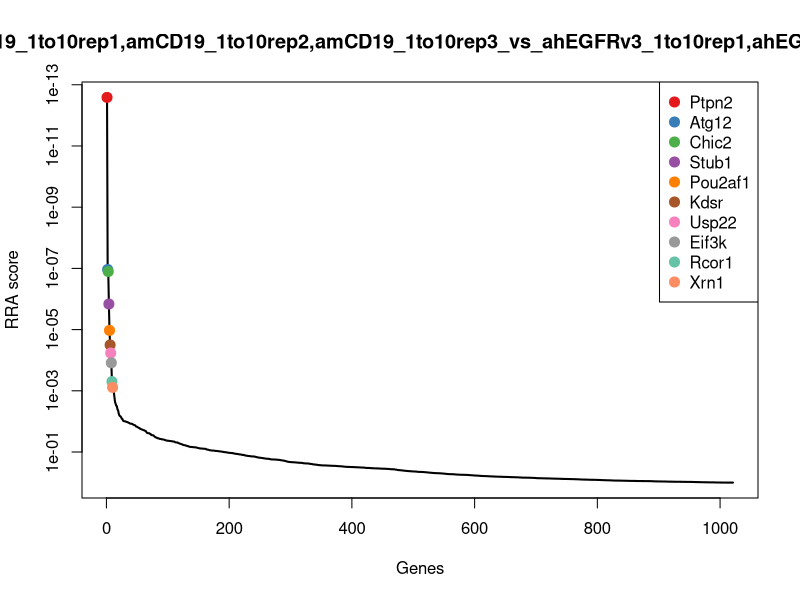
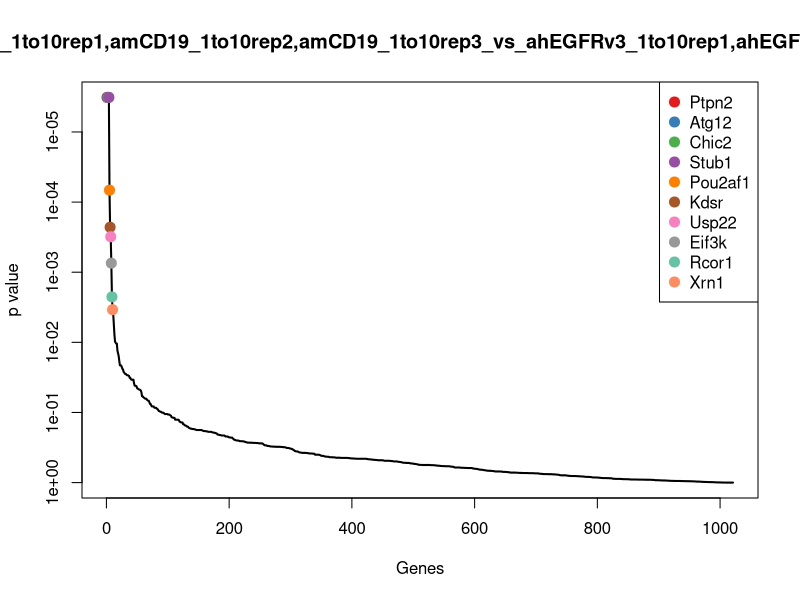
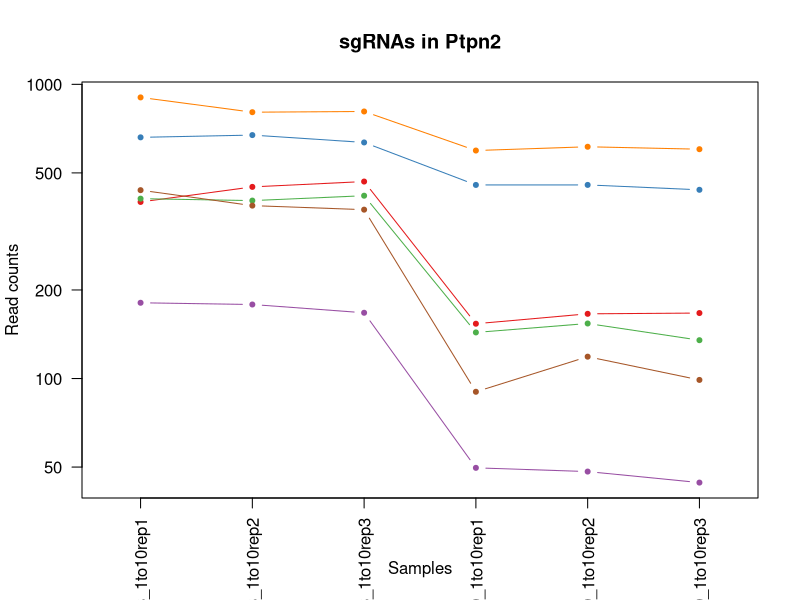
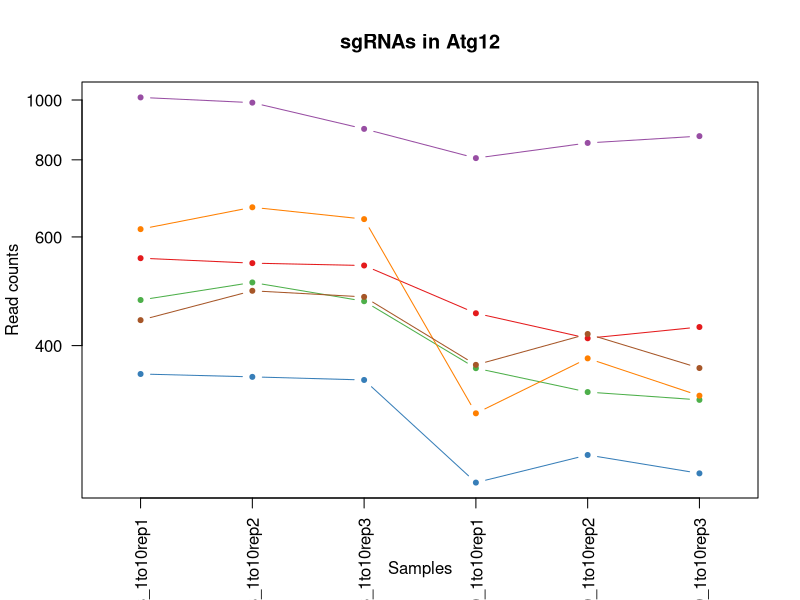
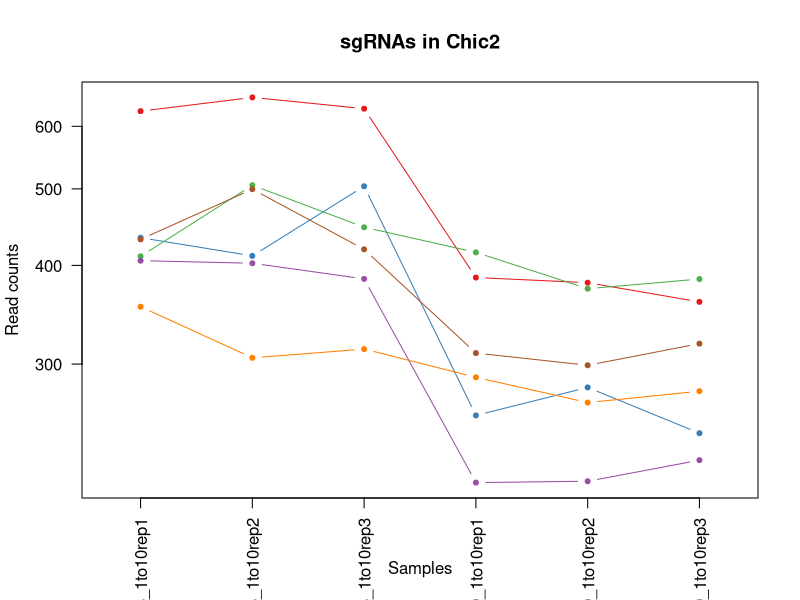
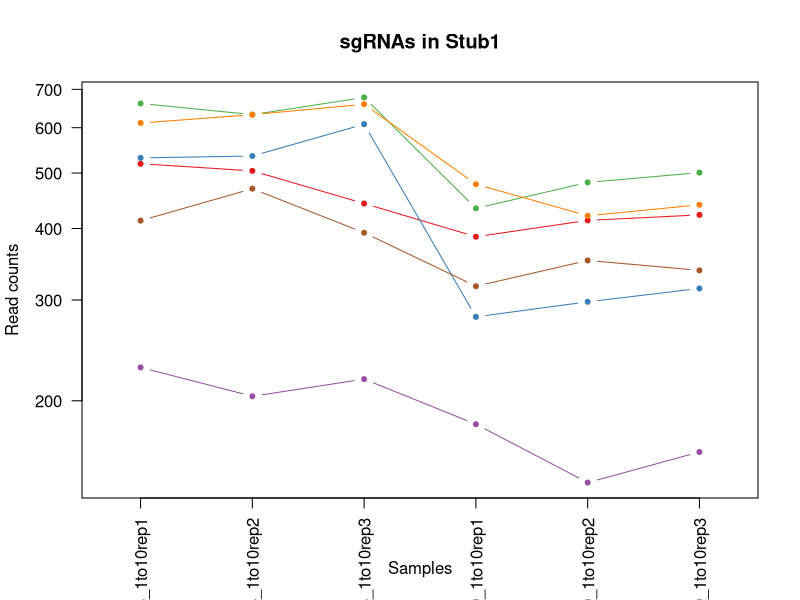
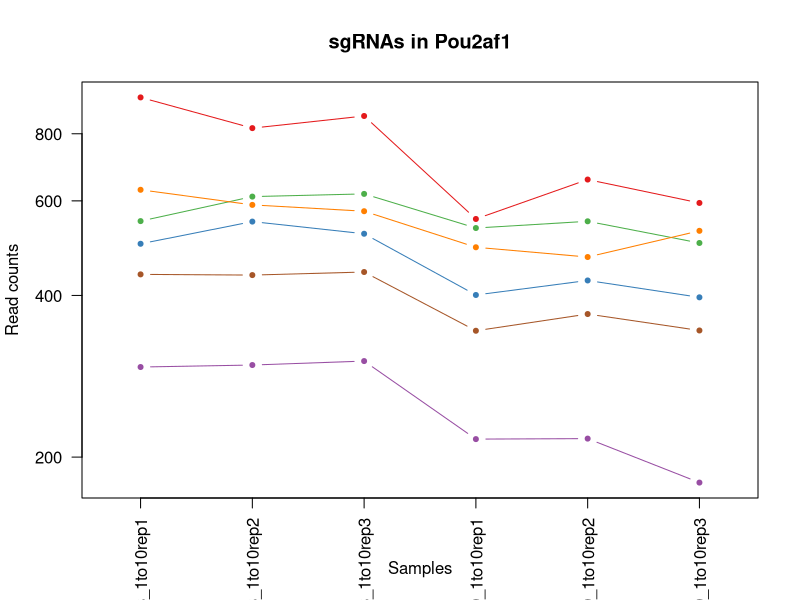
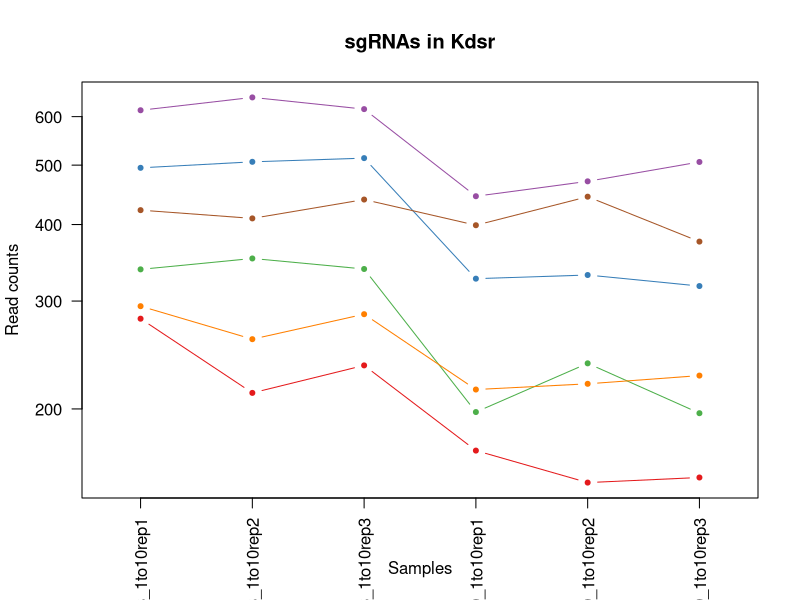

Write R code to recreate these figures, in order. (Note: this script raises an error after producing the figures.)
pdf(file='cd19_1to10_v_egfr_1to10.pdf',width=4.5,height=4.5);
gstable=read.table('cd19_1to10_v_egfr_1to10.gene_summary.txt',header=T)
# 
#
# parameters
# Do not modify the variables beginning with "__"

# gstablename='__GENE_SUMMARY_FILE__'
startindex=3
# outputfile='__OUTPUT_FILE__'
targetgenelist=c("Ptpn2","Atg12","Chic2","Stub1","Pou2af1","Kdsr","Usp22","Eif3k","Rcor1","Xrn1")
# samplelabel=sub('.\\w+.\\w+$','',colnames(gstable)[startindex]);
samplelabel='amCD19_1to10rep1,amCD19_1to10rep2,amCD19_1to10rep3_vs_ahEGFRv3_1to10rep1,ahEGFRv3_1to10rep2,ahEGFRv3_1to10rep3 neg.'


# You need to write some codes in front of this code:
# gstable=read.table(gstablename,header=T)
# pdf(file=outputfile,width=6,height=6)


# set up color using RColorBrewer
#library(RColorBrewer)
#colors <- brewer.pal(length(targetgenelist), "Set1")

colors=c( "#E41A1C", "#377EB8", "#4DAF4A", "#984EA3", "#FF7F00",  "#A65628", "#F781BF",
          "#999999", "#66C2A5", "#FC8D62", "#8DA0CB", "#E78AC3", "#A6D854", "#FFD92F", "#E5C494", "#B3B3B3", 
          "#8DD3C7", "#FFFFB3", "#BEBADA", "#FB8072", "#80B1D3", "#FDB462", "#B3DE69", "#FCCDE5",
          "#D9D9D9", "#BC80BD", "#CCEBC5", "#FFED6F")

######
# function definition

plotrankedvalues<-function(val, tglist, ...){
  
  plot(val,log='y',ylim=c(max(val),min(val)),type='l',lwd=2, ...)
  if(length(tglist)>0){
    for(i in 1:length(tglist)){
      targetgene=tglist[i];
      tx=which(names(val)==targetgene);ty=val[targetgene];
      points(tx,ty,col=colors[(i %% length(colors)) ],cex=2,pch=20)
      # text(tx+50,ty,targetgene,col=colors[i])
    }
    legend('topright',tglist,pch=20,pt.cex = 2,cex=1,col=colors)
  }
}



plotrandvalues<-function(val,targetgenelist, ...){
  # choose the one with the best distance distribution
  
  mindiffvalue=0;
  randval=val;
  for(i in 1:20){
    randval0=sample(val)
    vindex=sort(which(names(randval0) %in% targetgenelist))
    if(max(vindex)>0.9*length(val)){
      # print('pass...')
      next;
    }
    mindiffind=min(diff(vindex));
    if (mindiffind > mindiffvalue){
      mindiffvalue=mindiffind;
      randval=randval0;
      # print(paste('Diff: ',mindiffvalue))
    }
  }
  plot(randval,log='y',ylim=c(max(randval),min(randval)),pch=20,col='grey', ...)
  
  if(length(targetgenelist)>0){
    for(i in 1:length(targetgenelist)){
      targetgene=targetgenelist[i];
      tx=which(names(randval)==targetgene);ty=randval[targetgene];
      points(tx,ty,col=colors[(i %% length(colors)) ],cex=2,pch=20)
      text(tx+50,ty,targetgene,col=colors[i])
    }
  }
  
}




# set.seed(1235)



pvec=gstable[,startindex]
names(pvec)=gstable[,'id']
pvec=sort(pvec);

plotrankedvalues(pvec,targetgenelist,xlab='Genes',ylab='RRA score',main=paste('Distribution of RRA scores in \\n',samplelabel))

# plotrandvalues(pvec,targetgenelist,xlab='Genes',ylab='RRA score',main=paste('Distribution of RRA scores in \\n',samplelabel))


pvec=gstable[,startindex+1]
names(pvec)=gstable[,'id']
pvec=sort(pvec);

plotrankedvalues(pvec,targetgenelist,xlab='Genes',ylab='p value',main=paste('Distribution of p values in \\n',samplelabel))

# plotrandvalues(pvec,targetgenelist,xlab='Genes',ylab='p value',main=paste('Distribution of p values in \\n',samplelabel))



# you need to write after this code:
# dev.off()






# parameters
# Do not modify the variables beginning with "__"
targetmat=list(c(397.27172792099617,447.0967353140268,466.23283579260584,152.55333265197476,164.9243806518978,165.93050897102202),c(659.3462709474124,671.1300235082571,633.4998737883036,453.98401403659955,454.09179472822524,436.9846944330021),c(407.6715113744254,401.5142048156336,417.2062901731772,142.44437687383186,152.8299260707586,133.98115631200537),c(179.91625374432547,177.48091662140325,166.30573317963052,48.70678693105218,47.27832245354403,43.28621973157097),c(901.6612254123132,803.0284096312672,807.496045496472,594.5903989507691,612.4192001540471,600.8539548453779),c(435.7509266986843,385.99674762469124,373.9475734501519,89.1426100436238,117.64605819835376,97.90930653569623))
targetgene="Ptpn2"
collabel=c("ahEGFRv3_1to10rep1","ahEGFRv3_1to10rep2","ahEGFRv3_1to10rep3","amCD19_1to10rep1","amCD19_1to10rep2","amCD19_1to10rep3")

# set up color using RColorBrewer
#library(RColorBrewer)
#colors <- brewer.pal(length(targetgenelist), "Set1")

colors=c( "#E41A1C", "#377EB8", "#4DAF4A", "#984EA3", "#FF7F00",  "#A65628", "#F781BF",
          "#999999", "#66C2A5", "#FC8D62", "#8DA0CB", "#E78AC3", "#A6D854", "#FFD92F", "#E5C494", "#B3B3B3", 
          "#8DD3C7", "#FFFFB3", "#BEBADA", "#FB8072", "#80B1D3", "#FDB462", "#B3DE69", "#FCCDE5",
          "#D9D9D9", "#BC80BD", "#CCEBC5", "#FFED6F")


## code

targetmatvec=unlist(targetmat)+1
yrange=range(targetmatvec[targetmatvec>0]);
# yrange[1]=1; # set the minimum value to 1
for(i in 1:length(targetmat)){
  vali=targetmat[[i]]+1;
  if(i==1){
    plot(1:length(vali),vali,type='b',las=1,pch=20,main=paste('sgRNAs in',targetgene),ylab='Read counts',xlab='Samples',xlim=c(0.7,length(vali)+0.3),ylim = yrange,col=colors[(i %% length(colors))],xaxt='n',log='y')
    axis(1,at=1:length(vali),labels=(collabel),las=2)
    # lines(0:100,rep(1,101),col='black');
  }else{
    lines(1:length(vali),vali,type='b',pch=20,col=colors[(i %% length(colors))])
  }
}




# parameters
# Do not modify the variables beginning with "__"
targetmat=list(c(553.2684797224344,543.1110016829826,538.3306969976479,450.3080301172749,410.11195988771914,427.70907591909406),c(358.79252914330806,354.9618332428065,350.8762578645384,238.93895475610503,264.9785049140491,247.34982703754835),c(473.19014713102945,505.28719978006063,471.039359872942,366.6793959526381,335.34624065885885,325.6772722661053),c(1008.7789949826342,989.2378959225755,896.8973933907242,804.1214823522765,851.0098041637925,872.9387645866811),c(616.7071587883527,669.1903413593893,640.2290075007742,309.7016452031054,380.42557137037755,330.83039366272095),c(438.87086173471306,489.76974258911827,478.7297984014798,371.274375851794,416.70893511379506,366.9022434390301))
targetgene="Atg12"
collabel=c("ahEGFRv3_1to10rep1","ahEGFRv3_1to10rep2","ahEGFRv3_1to10rep3","amCD19_1to10rep1","amCD19_1to10rep2","amCD19_1to10rep3")

# set up color using RColorBrewer
#library(RColorBrewer)
#colors <- brewer.pal(length(targetgenelist), "Set1")

colors=c( "#E41A1C", "#377EB8", "#4DAF4A", "#984EA3", "#FF7F00",  "#A65628", "#F781BF",
          "#999999", "#66C2A5", "#FC8D62", "#8DA0CB", "#E78AC3", "#A6D854", "#FFD92F", "#E5C494", "#B3B3B3", 
          "#8DD3C7", "#FFFFB3", "#BEBADA", "#FB8072", "#80B1D3", "#FDB462", "#B3DE69", "#FCCDE5",
          "#D9D9D9", "#BC80BD", "#CCEBC5", "#FFED6F")


## code

targetmatvec=unlist(targetmat)+1
yrange=range(targetmatvec[targetmatvec>0]);
# yrange[1]=1; # set the minimum value to 1
for(i in 1:length(targetmat)){
  vali=targetmat[[i]]+1;
  if(i==1){
    plot(1:length(vali),vali,type='b',las=1,pch=20,main=paste('sgRNAs in',targetgene),ylab='Read counts',xlab='Samples',xlim=c(0.7,length(vali)+0.3),ylim = yrange,col=colors[(i %% length(colors))],xaxt='n',log='y')
    axis(1,at=1:length(vali),labels=(collabel),las=2)
    # lines(0:100,rep(1,101),col='black');
  }else{
    lines(1:length(vali),vali,type='b',pch=20,col=colors[(i %% length(colors))])
  }
}




# parameters
# Do not modify the variables beginning with "__"
targetmat=list(c(626.066963896439,651.7332020195792,630.6159593401019,385.05931554926156,379.3260754993649,358.6572492044451),c(432.6309916626555,410.2427744855387,502.76241880316053,257.31887435272847,279.27195123721356,244.25795419957902),c(409.7514680651112,504.3173587056267,446.045434655194,414.4671869038591,372.72910027328896,383.39223190819996),c(404.5515763383966,401.5142048156336,383.56062161082417,211.36907536116985,212.20270310544183,225.70671717176288),c(353.59263741659345,304.53009737224386,312.4240652218493,287.6457416871572,267.1774966560744,276.20730685859564),c(430.55103497196967,498.49831225902335,418.1675949892444,308.7826492232742,297.9633810444287,317.4322780315204))
targetgene="Chic2"
collabel=c("ahEGFRv3_1to10rep1","ahEGFRv3_1to10rep2","ahEGFRv3_1to10rep3","amCD19_1to10rep1","amCD19_1to10rep2","amCD19_1to10rep3")

# set up color using RColorBrewer
#library(RColorBrewer)
#colors <- brewer.pal(length(targetgenelist), "Set1")

colors=c( "#E41A1C", "#377EB8", "#4DAF4A", "#984EA3", "#FF7F00",  "#A65628", "#F781BF",
          "#999999", "#66C2A5", "#FC8D62", "#8DA0CB", "#E78AC3", "#A6D854", "#FFD92F", "#E5C494", "#B3B3B3", 
          "#8DD3C7", "#FFFFB3", "#BEBADA", "#FB8072", "#80B1D3", "#FDB462", "#B3DE69", "#FCCDE5",
          "#D9D9D9", "#BC80BD", "#CCEBC5", "#FFED6F")


## code

targetmatvec=unlist(targetmat)+1
yrange=range(targetmatvec[targetmatvec>0]);
# yrange[1]=1; # set the minimum value to 1
for(i in 1:length(targetmat)){
  vali=targetmat[[i]]+1;
  if(i==1){
    plot(1:length(vali),vali,type='b',las=1,pch=20,main=paste('sgRNAs in',targetgene),ylab='Read counts',xlab='Samples',xlim=c(0.7,length(vali)+0.3),ylim = yrange,col=colors[(i %% length(colors))],xaxt='n',log='y')
    axis(1,at=1:length(vali),labels=(collabel),las=2)
    # lines(0:100,rep(1,101),col='black');
  }else{
    lines(1:length(vali),vali,type='b',pch=20,col=colors[(i %% length(colors))])
  }
}




# parameters
# Do not modify the variables beginning with "__"
targetmat=list(c(517.9092159807751,503.34751763119283,441.23891057485787,385.97831152909276,412.31095162974447,421.52533024315534),c(530.3889561248901,534.3824320130775,607.5446437544884,279.37477786867663,296.863885173416,313.30978091422793),c(660.3862492927555,631.3665394564673,676.7585905113289,432.8471065004826,480.4796956325289,499.85277547171233),c(227.7552576300999,202.69678455668458,217.25488843119365,181.04220802674112,142.93446323164474,161.80801185372957),c(610.4672887162951,631.3665394564673,658.4937990060515,476.9589135323789,420.007422726833,439.04594299164836),c(411.83142475579706,468.4332389515725,392.2123649554292,316.13461706192356,350.73918285303597,337.0141393386596))
targetgene="Stub1"
collabel=c("ahEGFRv3_1to10rep1","ahEGFRv3_1to10rep2","ahEGFRv3_1to10rep3","amCD19_1to10rep1","amCD19_1to10rep2","amCD19_1to10rep3")

# set up color using RColorBrewer
#library(RColorBrewer)
#colors <- brewer.pal(length(targetgenelist), "Set1")

colors=c( "#E41A1C", "#377EB8", "#4DAF4A", "#984EA3", "#FF7F00",  "#A65628", "#F781BF",
          "#999999", "#66C2A5", "#FC8D62", "#8DA0CB", "#E78AC3", "#A6D854", "#FFD92F", "#E5C494", "#B3B3B3", 
          "#8DD3C7", "#FFFFB3", "#BEBADA", "#FB8072", "#80B1D3", "#FDB462", "#B3DE69", "#FCCDE5",
          "#D9D9D9", "#BC80BD", "#CCEBC5", "#FFED6F")


## code

targetmatvec=unlist(targetmat)+1
yrange=range(targetmatvec[targetmatvec>0]);
# yrange[1]=1; # set the minimum value to 1
for(i in 1:length(targetmat)){
  vali=targetmat[[i]]+1;
  if(i==1){
    plot(1:length(vali),vali,type='b',las=1,pch=20,main=paste('sgRNAs in',targetgene),ylab='Read counts',xlab='Samples',xlim=c(0.7,length(vali)+0.3),ylim = yrange,col=colors[(i %% length(colors))],xaxt='n',log='y')
    axis(1,at=1:length(vali),labels=(collabel),las=2)
    # lines(0:100,rep(1,101),col='black');
  }else{
    lines(1:length(vali),vali,type='b',pch=20,col=colors[(i %% length(colors))])
  }
}




# parameters
# Do not modify the variables beginning with "__"
targetmat=list(c(933.9005541179439,818.5458668222095,862.290420012304,554.1545758381974,656.3990349945532,593.6395848901161),c(498.14962741925956,547.9602070551521,520.0659054923706,399.7632512265603,425.50490208189626,395.7597232600774),c(549.1085663410628,610.0300358189215,617.1576919151607,533.0176683020804,548.6484396353133,499.85277547171233),c(293.27389338670395,295.8015277023388,300.8884074290425,215.04505928049454,215.50119071847976,178.29800032289944),c(628.1469205871248,588.6935321813759,572.9376703760682,490.7438532298465,470.584232793415,526.6490067341134),c(436.79090504402717,435.45864242082,441.23891057485787,342.7855004770276,368.33111678923837,343.19788501459834))
targetgene="Pou2af1"
collabel=c("ahEGFRv3_1to10rep1","ahEGFRv3_1to10rep2","ahEGFRv3_1to10rep3","amCD19_1to10rep1","amCD19_1to10rep2","amCD19_1to10rep3")

# set up color using RColorBrewer
#library(RColorBrewer)
#colors <- brewer.pal(length(targetgenelist), "Set1")

colors=c( "#E41A1C", "#377EB8", "#4DAF4A", "#984EA3", "#FF7F00",  "#A65628", "#F781BF",
          "#999999", "#66C2A5", "#FC8D62", "#8DA0CB", "#E78AC3", "#A6D854", "#FFD92F", "#E5C494", "#B3B3B3", 
          "#8DD3C7", "#FFFFB3", "#BEBADA", "#FB8072", "#80B1D3", "#FDB462", "#B3DE69", "#FCCDE5",
          "#D9D9D9", "#BC80BD", "#CCEBC5", "#FFED6F")


## code

targetmatvec=unlist(targetmat)+1
yrange=range(targetmatvec[targetmatvec>0]);
# yrange[1]=1; # set the minimum value to 1
for(i in 1:length(targetmat)){
  vali=targetmat[[i]]+1;
  if(i==1){
    plot(1:length(vali),vali,type='b',las=1,pch=20,main=paste('sgRNAs in',targetgene),ylab='Read counts',xlab='Samples',xlim=c(0.7,length(vali)+0.3),ylim = yrange,col=colors[(i %% length(colors))],xaxt='n',log='y')
    axis(1,at=1:length(vali),labels=(collabel),las=2)
    # lines(0:100,rep(1,101),col='black');
  }else{
    lines(1:length(vali),vali,type='b',pch=20,col=colors[(i %% length(colors))])
  }
}




# parameters
# Do not modify the variables beginning with "__"
targetmat=list(c(279.754174897246,211.42535422658966,234.55837512040375,170.01425626876704,150.6309343287333,153.5630176191446),c(493.9897140378879,505.28719978006063,512.3754669638328,325.3245768602353,329.8487613037956,316.40165375219726),c(336.95298389110667,351.0824689450709,337.4179904395972,196.66513968387108,236.39161226772015,195.81861307139246),c(613.5872237523239,643.9744734241079,616.1963870990935,443.87505825845665,469.48473692240236,505.0058968683279),c(293.27389338670395,258.94756687385063,284.54622555589964,214.12606330066336,218.79967833151773,225.70671717176288),c(421.19122986388334,408.3030923366709,438.3549961266562,397.925259266898,443.0968360180987,374.1166133942919))
targetgene="Kdsr"
collabel=c("ahEGFRv3_1to10rep1","ahEGFRv3_1to10rep2","ahEGFRv3_1to10rep3","amCD19_1to10rep1","amCD19_1to10rep2","amCD19_1to10rep3")

# set up color using RColorBrewer
#library(RColorBrewer)
#colors <- brewer.pal(length(targetgenelist), "Set1")

colors=c( "#E41A1C", "#377EB8", "#4DAF4A", "#984EA3", "#FF7F00",  "#A65628", "#F781BF",
          "#999999", "#66C2A5", "#FC8D62", "#8DA0CB", "#E78AC3", "#A6D854", "#FFD92F", "#E5C494", "#B3B3B3", 
          "#8DD3C7", "#FFFFB3", "#BEBADA", "#FB8072", "#80B1D3", "#FDB462", "#B3DE69", "#FCCDE5",
          "#D9D9D9", "#BC80BD", "#CCEBC5", "#FFED6F")


## code

targetmatvec=unlist(targetmat)+1
yrange=range(targetmatvec[targetmatvec>0]);
# yrange[1]=1; # set the minimum value to 1
for(i in 1:length(targetmat)){
  vali=targetmat[[i]]+1;
  if(i==1){
    plot(1:length(vali),vali,type='b',las=1,pch=20,main=paste('sgRNAs in',targetgene),ylab='Read counts',xlab='Samples',xlim=c(0.7,length(vali)+0.3),ylim = yrange,col=colors[(i %% length(colors))],xaxt='n',log='y')
    axis(1,at=1:length(vali),labels=(collabel),las=2)
    # lines(0:100,rep(1,101),col='black');
  }else{
    lines(1:length(vali),vali,type='b',pch=20,col=colors[(i %% length(colors))])
  }
}




# parameters
# Do not modify the variables beginning with "__"
targetmat=list(c(375.4321826687948,378.23801902922,384.5219264268914,395.16827132740445,361.7341415631625,408.1272146119548),c(625.026985551096,675.0093878059927,665.2229327185221,537.6126482012363,511.26558002088314,533.8633766893752),c(462.7903636776002,475.22212647260983,558.5180981350597,381.3833316299369,329.8487613037956,363.8103706010607),c(375.4321826687948,375.32849580591835,406.63193719643766,356.5704401744952,306.75934801252987,305.06478667964296),c(434.71094835334134,403.4538869645014,418.1675949892444,272.94180600985845,280.3714471082262,276.20730685859564),c(314.0734602935624,316.1681902654506,312.4240652218493,185.637187925897,163.82488478088513,174.17550320560696))
targetgene="Usp22"
collabel=c("ahEGFRv3_1to10rep1","ahEGFRv3_1to10rep2","ahEGFRv3_1to10rep3","amCD19_1to10rep1","amCD19_1to10rep2","amCD19_1to10rep3")

# set up color using RColorBrewer
#library(RColorBrewer)
#colors <- brewer.pal(length(targetgenelist), "Set1")

colors=c( "#E41A1C", "#377EB8", "#4DAF4A", "#984EA3", "#FF7F00",  "#A65628", "#F781BF",
          "#999999", "#66C2A5", "#FC8D62", "#8DA0CB", "#E78AC3", "#A6D854", "#FFD92F", "#E5C494", "#B3B3B3", 
          "#8DD3C7", "#FFFFB3", "#BEBADA", "#FB8072", "#80B1D3", "#FDB462", "#B3DE69", "#FCCDE5",
          "#D9D9D9", "#BC80BD", "#CCEBC5", "#FFED6F")


## code

targetmatvec=unlist(targetmat)+1
yrange=range(targetmatvec[targetmatvec>0]);
# yrange[1]=1; # set the minimum value to 1
for(i in 1:length(targetmat)){
  vali=targetmat[[i]]+1;
  if(i==1){
    plot(1:length(vali),vali,type='b',las=1,pch=20,main=paste('sgRNAs in',targetgene),ylab='Read counts',xlab='Samples',xlim=c(0.7,length(vali)+0.3),ylim = yrange,col=colors[(i %% length(colors))],xaxt='n',log='y')
    axis(1,at=1:length(vali),labels=(collabel),las=2)
    # lines(0:100,rep(1,101),col='black');
  }else{
    lines(1:length(vali),vali,type='b',pch=20,col=colors[(i %% length(colors))])
  }
}




# parameters
# Do not modify the variables beginning with "__"
targetmat=list(c(455.5105152601998,455.82530498393186,497.9558947228244,325.3245768602353,313.3563232386058,279.29917969656503),c(605.2673969895806,656.5824073917487,695.0233820166062,520.1517245844441,505.7681006658199,557.567735113807),c(509.5893892180317,442.2475299418573,501.8011139870933,424.576142682002,361.7341415631625,378.2391105115844),c(226.71527928475697,275.43486513922693,276.8557870273618,278.4557818888455,337.5452324008841,320.52415086948974),c(161.1966435281529,156.1444129838575,156.69268501895826,173.69024018809174,188.01379394316348,145.31802338455967),c(398.31170626633906,482.0110139936471,408.55454682857214,311.5396371627677,279.27195123721356,335.9835150593365))
targetgene="Eif3k"
collabel=c("ahEGFRv3_1to10rep1","ahEGFRv3_1to10rep2","ahEGFRv3_1to10rep3","amCD19_1to10rep1","amCD19_1to10rep2","amCD19_1to10rep3")

# set up color using RColorBrewer
#library(RColorBrewer)
#colors <- brewer.pal(length(targetgenelist), "Set1")

colors=c( "#E41A1C", "#377EB8", "#4DAF4A", "#984EA3", "#FF7F00",  "#A65628", "#F781BF",
          "#999999", "#66C2A5", "#FC8D62", "#8DA0CB", "#E78AC3", "#A6D854", "#FFD92F", "#E5C494", "#B3B3B3", 
          "#8DD3C7", "#FFFFB3", "#BEBADA", "#FB8072", "#80B1D3", "#FDB462", "#B3DE69", "#FCCDE5",
          "#D9D9D9", "#BC80BD", "#CCEBC5", "#FFED6F")


## code

targetmatvec=unlist(targetmat)+1
yrange=range(targetmatvec[targetmatvec>0]);
# yrange[1]=1; # set the minimum value to 1
for(i in 1:length(targetmat)){
  vali=targetmat[[i]]+1;
  if(i==1){
    plot(1:length(vali),vali,type='b',las=1,pch=20,main=paste('sgRNAs in',targetgene),ylab='Read counts',xlab='Samples',xlim=c(0.7,length(vali)+0.3),ylim = yrange,col=colors[(i %% length(colors))],xaxt='n',log='y')
    axis(1,at=1:length(vali),labels=(collabel),las=2)
    # lines(0:100,rep(1,101),col='black');
  }else{
    lines(1:length(vali),vali,type='b',pch=20,col=colors[(i %% length(colors))])
  }
}




# parameters
# Do not modify the variables beginning with "__"
targetmat=list(c(289.1139800053323,218.21424174762694,208.6031450865886,208.6120874216763,180.31732284607492,186.54299455748438),c(481.50997389377284,477.1618086214776,471.039359872942,336.3525286182094,302.36136452847927,363.8103706010607),c(491.90975734720206,497.5284711845894,458.542397264068,357.48943615432637,356.23666220809923,391.6372261427849),c(207.9956690685844,228.88249356639983,224.94532695973146,159.90530049062414,207.8047196213912,175.20612748493008),c(236.07508439284328,266.70629546932184,244.17142328107604,155.31032059146827,155.02891781278393,149.44052050185215),c(170.5564486362392,169.72218802593207,245.13272809714326,136.01140501501362,131.93950452151822,169.02238180899138))
targetgene="Rcor1"
collabel=c("ahEGFRv3_1to10rep1","ahEGFRv3_1to10rep2","ahEGFRv3_1to10rep3","amCD19_1to10rep1","amCD19_1to10rep2","amCD19_1to10rep3")

# set up color using RColorBrewer
#library(RColorBrewer)
#colors <- brewer.pal(length(targetgenelist), "Set1")

colors=c( "#E41A1C", "#377EB8", "#4DAF4A", "#984EA3", "#FF7F00",  "#A65628", "#F781BF",
          "#999999", "#66C2A5", "#FC8D62", "#8DA0CB", "#E78AC3", "#A6D854", "#FFD92F", "#E5C494", "#B3B3B3", 
          "#8DD3C7", "#FFFFB3", "#BEBADA", "#FB8072", "#80B1D3", "#FDB462", "#B3DE69", "#FCCDE5",
          "#D9D9D9", "#BC80BD", "#CCEBC5", "#FFED6F")


## code

targetmatvec=unlist(targetmat)+1
yrange=range(targetmatvec[targetmatvec>0]);
# yrange[1]=1; # set the minimum value to 1
for(i in 1:length(targetmat)){
  vali=targetmat[[i]]+1;
  if(i==1){
    plot(1:length(vali),vali,type='b',las=1,pch=20,main=paste('sgRNAs in',targetgene),ylab='Read counts',xlab='Samples',xlim=c(0.7,length(vali)+0.3),ylim = yrange,col=colors[(i %% length(colors))],xaxt='n',log='y')
    axis(1,at=1:length(vali),labels=(collabel),las=2)
    # lines(0:100,rep(1,101),col='black');
  }else{
    lines(1:length(vali),vali,type='b',pch=20,col=colors[(i %% length(colors))])
  }
}




# parameters
# Do not modify the variables beginning with "__"
targetmat=list(c(283.91408827861767,288.04279910686756,289.3527496362358,234.34397485694916,194.61076916923938,173.14487892628387),c(538.7087828876336,537.2919552363793,570.0537559278665,582.6434512129638,604.7227290569585,536.9552495273446),c(345.27281065385006,363.6904029127116,375.87018308228636,349.21847233584583,371.62960440227636,323.61602370745914),c(429.5110566266267,388.9062708479929,455.6584828158663,226.07301103846862,250.68505859088464,210.2473529819161),c(899.5812687216275,895.1633117024875,889.2069548621864,690.1659808532111,739.9607211915147,710.1001284536284),c(385.831966122224,347.20310464733535,372.98626863408464,318.8916050014171,311.15733149658047,317.4322780315204))
targetgene="Xrn1"
collabel=c("ahEGFRv3_1to10rep1","ahEGFRv3_1to10rep2","ahEGFRv3_1to10rep3","amCD19_1to10rep1","amCD19_1to10rep2","amCD19_1to10rep3")

# set up color using RColorBrewer
#library(RColorBrewer)
#colors <- brewer.pal(length(targetgenelist), "Set1")

colors=c( "#E41A1C", "#377EB8", "#4DAF4A", "#984EA3", "#FF7F00",  "#A65628", "#F781BF",
          "#999999", "#66C2A5", "#FC8D62", "#8DA0CB", "#E78AC3", "#A6D854", "#FFD92F", "#E5C494", "#B3B3B3", 
          "#8DD3C7", "#FFFFB3", "#BEBADA", "#FB8072", "#80B1D3", "#FDB462", "#B3DE69", "#FCCDE5",
          "#D9D9D9", "#BC80BD", "#CCEBC5", "#FFED6F")


## code

targetmatvec=unlist(targetmat)+1
yrange=range(targetmatvec[targetmatvec>0]);
# yrange[1]=1; # set the minimum value to 1
for(i in 1:length(targetmat)){
  vali=targetmat[[i]]+1;
  if(i==1){
    plot(1:length(vali),vali,type='b',las=1,pch=20,main=paste('sgRNAs in',targetgene),ylab='Read counts',xlab='Samples',xlim=c(0.7,length(vali)+0.3),ylim = yrange,col=colors[(i %% length(colors))],xaxt='n',log='y')
    axis(1,at=1:length(vali),labels=(collabel),las=2)
    # lines(0:100,rep(1,101),col='black');
  }else{
    lines(1:length(vali),vali,type='b',pch=20,col=colors[(i %% length(colors))])
  }
}



# 
#
# parameters
# Do not modify the variables beginning with "__"

# gstablename='__GENE_SUMMARY_FILE__'
startindex=9
# outputfile='__OUTPUT_FILE__'
targetgenelist=c("Jak2","Jak1","Stat1","Irf1","Tsc1","Nprl3","Ifngr1","Ints14","Etv5","Tsc2")
# samplelabel=sub('.\\w+.\\w+$','',colnames(gstable)[startindex]);
samplelabel='amCD19_1to10rep1,amCD19_1to10rep2,amCD19_1to10rep3_vs_ahEGFRv3_1to10rep1,ahEGFRv3_1to10rep2,ahEGFRv3_1to10rep3 pos.'


# You need to write some codes in front of this code:
# gstable=read.table(gstablename,header=T)
# pdf(file=outputfile,width=6,height=6)


# set up color using RColorBrewer
#library(RColorBrewer)
#colors <- brewer.pal(length(targetgenelist), "Set1")

colors=c( "#E41A1C", "#377EB8", "#4DAF4A", "#984EA3", "#FF7F00",  "#A65628", "#F781BF",
          "#999999", "#66C2A5", "#FC8D62", "#8DA0CB", "#E78AC3", "#A6D854", "#FFD92F", "#E5C494", "#B3B3B3", 
          "#8DD3C7", "#FFFFB3", "#BEBADA", "#FB8072", "#80B1D3", "#FDB462", "#B3DE69", "#FCCDE5",
          "#D9D9D9", "#BC80BD", "#CCEBC5", "#FFED6F")

######
# function definition

plotrankedvalues<-function(val, tglist, ...){
  
  plot(val,log='y',ylim=c(max(val),min(val)),type='l',lwd=2, ...)
  if(length(tglist)>0){
    for(i in 1:length(tglist)){
      targetgene=tglist[i];
      tx=which(names(val)==targetgene);ty=val[targetgene];
      points(tx,ty,col=colors[(i %% length(colors)) ],cex=2,pch=20)
      # text(tx+50,ty,targetgene,col=colors[i])
    }
    legend('topright',tglist,pch=20,pt.cex = 2,cex=1,col=colors)
  }
}



plotrandvalues<-function(val,targetgenelist, ...){
  # choose the one with the best distance distribution
  
  mindiffvalue=0;
  randval=val;
  for(i in 1:20){
    randval0=sample(val)
    vindex=sort(which(names(randval0) %in% targetgenelist))
    if(max(vindex)>0.9*length(val)){
      # print('pass...')
      next;
    }
    mindiffind=min(diff(vindex));
    if (mindiffind > mindiffvalue){
      mindiffvalue=mindiffind;
      randval=randval0;
      # print(paste('Diff: ',mindiffvalue))
    }
  }
  plot(randval,log='y',ylim=c(max(randval),min(randval)),pch=20,col='grey', ...)
  
  if(length(targetgenelist)>0){
    for(i in 1:length(targetgenelist)){
      targetgene=targetgenelist[i];
      tx=which(names(randval)==targetgene);ty=randval[targetgene];
      points(tx,ty,col=colors[(i %% length(colors)) ],cex=2,pch=20)
      text(tx+50,ty,targetgene,col=colors[i])
    }
  }
  
}




# set.seed(1235)



pvec=gstable[,startindex]
names(pvec)=gstable[,'id']
pvec=sort(pvec);

plotrankedvalues(pvec,targetgenelist,xlab='Genes',ylab='RRA score',main=paste('Distribution of RRA scores in \\n',samplelabel))

# plotrandvalues(pvec,targetgenelist,xlab='Genes',ylab='RRA score',main=paste('Distribution of RRA scores in \\n',samplelabel))


pvec=gstable[,startindex+1]
names(pvec)=gstable[,'id']
pvec=sort(pvec);

plotrankedvalues(pvec,targetgenelist,xlab='Genes',ylab='p value',main=paste('Distribution of p values in \\n',samplelabel))

# plotrandvalues(pvec,targetgenelist,xlab='Genes',ylab='p value',main=paste('Distribution of p values in \\n',samplelabel))



# you need to write after this code:
# dev.off()






# parameters
# Do not modify the variables beginning with "__"
targetmat=list(c(299.5137634587615,266.70629546932184,278.77839665949625,901.5350562143809,896.0891348753113,860.5712732348037),c(705.105318142501,710.8935075600469,734.4368794753626,1620.1899124423583,1664.636748713155,1643.8457255203734),c(608.3873320256093,678.8887521037283,630.6159593401019,1454.7706360727473,1456.8320290917638,1491.313332180552),c(1033.7384752708645,1097.860096259172,1061.2805169382202,2555.7278199104926,2646.486561527453,2587.8975653803495),c(422.2312082092263,403.4538869645014,455.6584828158663,1388.6029255249027,1307.3005906340431,1385.159031410271),c(947.4202726074018,925.2283850099383,979.5696075725059,2725.7420761792596,3004.9222154775775,2919.758583322394))
targetgene="Jak2"
collabel=c("ahEGFRv3_1to10rep1","ahEGFRv3_1to10rep2","ahEGFRv3_1to10rep3","amCD19_1to10rep1","amCD19_1to10rep2","amCD19_1to10rep3")

# set up color using RColorBrewer
#library(RColorBrewer)
#colors <- brewer.pal(length(targetgenelist), "Set1")

colors=c( "#E41A1C", "#377EB8", "#4DAF4A", "#984EA3", "#FF7F00",  "#A65628", "#F781BF",
          "#999999", "#66C2A5", "#FC8D62", "#8DA0CB", "#E78AC3", "#A6D854", "#FFD92F", "#E5C494", "#B3B3B3", 
          "#8DD3C7", "#FFFFB3", "#BEBADA", "#FB8072", "#80B1D3", "#FDB462", "#B3DE69", "#FCCDE5",
          "#D9D9D9", "#BC80BD", "#CCEBC5", "#FFED6F")


## code

targetmatvec=unlist(targetmat)+1
yrange=range(targetmatvec[targetmatvec>0]);
# yrange[1]=1; # set the minimum value to 1
for(i in 1:length(targetmat)){
  vali=targetmat[[i]]+1;
  if(i==1){
    plot(1:length(vali),vali,type='b',las=1,pch=20,main=paste('sgRNAs in',targetgene),ylab='Read counts',xlab='Samples',xlim=c(0.7,length(vali)+0.3),ylim = yrange,col=colors[(i %% length(colors))],xaxt='n',log='y')
    axis(1,at=1:length(vali),labels=(collabel),las=2)
    # lines(0:100,rep(1,101),col='black');
  }else{
    lines(1:length(vali),vali,type='b',pch=20,col=colors[(i %% length(colors))])
  }
}




# parameters
# Do not modify the variables beginning with "__"
targetmat=list(c(748.7844086469038,650.7633609451452,731.5529650271609,2004.3302320117887,1936.21222885328,1875.736188368075),c(960.9399910968598,900.9823581490908,944.0013293780183,2483.12713750383,2576.1188257826434,2565.223831235241),c(771.663932244448,750.6569916118367,766.1599384055811,1750.687341578385,1739.4024679420154,1644.8763497996965),c(457.5904719508856,474.2522853981759,520.0659054923706,1520.0193506407604,1383.1658057339162,1442.8739910523655),c(1250.053971102192,1177.3870643627517,1262.193223496271,2584.216695285259,2606.9047101709975,2721.878721692355),c(417.03131648251167,425.760231676481,494.1106754585555,918.076983851342,1048.91906094607,997.6443023847784))
targetgene="Jak1"
collabel=c("ahEGFRv3_1to10rep1","ahEGFRv3_1to10rep2","ahEGFRv3_1to10rep3","amCD19_1to10rep1","amCD19_1to10rep2","amCD19_1to10rep3")

# set up color using RColorBrewer
#library(RColorBrewer)
#colors <- brewer.pal(length(targetgenelist), "Set1")

colors=c( "#E41A1C", "#377EB8", "#4DAF4A", "#984EA3", "#FF7F00",  "#A65628", "#F781BF",
          "#999999", "#66C2A5", "#FC8D62", "#8DA0CB", "#E78AC3", "#A6D854", "#FFD92F", "#E5C494", "#B3B3B3", 
          "#8DD3C7", "#FFFFB3", "#BEBADA", "#FB8072", "#80B1D3", "#FDB462", "#B3DE69", "#FCCDE5",
          "#D9D9D9", "#BC80BD", "#CCEBC5", "#FFED6F")


## code

targetmatvec=unlist(targetmat)+1
yrange=range(targetmatvec[targetmatvec>0]);
# yrange[1]=1; # set the minimum value to 1
for(i in 1:length(targetmat)){
  vali=targetmat[[i]]+1;
  if(i==1){
    plot(1:length(vali),vali,type='b',las=1,pch=20,main=paste('sgRNAs in',targetgene),ylab='Read counts',xlab='Samples',xlim=c(0.7,length(vali)+0.3),ylim = yrange,col=colors[(i %% length(colors))],xaxt='n',log='y')
    axis(1,at=1:length(vali),labels=(collabel),las=2)
    # lines(0:100,rep(1,101),col='black');
  }else{
    lines(1:length(vali),vali,type='b',pch=20,col=colors[(i %% length(colors))])
  }
}




# parameters
# Do not modify the variables beginning with "__"
targetmat=list(c(842.3824597277667,816.6061846733418,808.4573503125391,1747.9303536388913,1810.8696995578377,1718.050673631638),c(705.105318142501,679.8585931781622,799.8056069679341,2269.9200701829977,2341.9262052569484,2308.5983856837847),c(525.1890643981756,575.1157571393012,554.6728788707909,870.2891929001211,859.8057711318938,847.1731576036032),c(633.3468123138395,671.1300235082571,640.2290075007742,1955.6234450807365,1862.5460054954324,1847.909332826351),c(536.6288261969477,583.8443268092063,563.324622215396,1385.8459375854093,1399.6582437991058,1451.1189852869504),c(446.1507101521135,441.27768886742336,475.84588395327813,773.7946150178478,772.9455973218943,804.9175621513552))
targetgene="Stat1"
collabel=c("ahEGFRv3_1to10rep1","ahEGFRv3_1to10rep2","ahEGFRv3_1to10rep3","amCD19_1to10rep1","amCD19_1to10rep2","amCD19_1to10rep3")

# set up color using RColorBrewer
#library(RColorBrewer)
#colors <- brewer.pal(length(targetgenelist), "Set1")

colors=c( "#E41A1C", "#377EB8", "#4DAF4A", "#984EA3", "#FF7F00",  "#A65628", "#F781BF",
          "#999999", "#66C2A5", "#FC8D62", "#8DA0CB", "#E78AC3", "#A6D854", "#FFD92F", "#E5C494", "#B3B3B3", 
          "#8DD3C7", "#FFFFB3", "#BEBADA", "#FB8072", "#80B1D3", "#FDB462", "#B3DE69", "#FCCDE5",
          "#D9D9D9", "#BC80BD", "#CCEBC5", "#FFED6F")


## code

targetmatvec=unlist(targetmat)+1
yrange=range(targetmatvec[targetmatvec>0]);
# yrange[1]=1; # set the minimum value to 1
for(i in 1:length(targetmat)){
  vali=targetmat[[i]]+1;
  if(i==1){
    plot(1:length(vali),vali,type='b',las=1,pch=20,main=paste('sgRNAs in',targetgene),ylab='Read counts',xlab='Samples',xlim=c(0.7,length(vali)+0.3),ylim = yrange,col=colors[(i %% length(colors))],xaxt='n',log='y')
    axis(1,at=1:length(vali),labels=(collabel),las=2)
    # lines(0:100,rep(1,101),col='black');
  }else{
    lines(1:length(vali),vali,type='b',pch=20,col=colors[(i %% length(colors))])
  }
}




# parameters
# Do not modify the variables beginning with "__"
targetmat=list(c(740.4645818841603,707.9839843367453,734.4368794753626,1465.7985878307213,1372.1708470237895,1427.4146268625186),c(870.4618750520256,861.2188740973011,899.7813078389258,1692.790594849021,1640.4478395508766,1674.764453900067),c(700.9454047611293,758.4157202073079,781.5408154626567,1308.6502752795907,1413.9516901222703,1356.3015515892234),c(630.2268772778107,638.1554269775046,573.8989751921354,1586.187061188605,1473.3244671569535,1473.792719432059),c(689.5056429623572,758.4157202073079,742.1273180039004,847.3142934043417,951.0639284259439,887.3675044972048),c(658.3062926020696,653.6728841684469,615.2350822830263,1327.0301948762142,1307.3005906340431,1484.0989622252903))
targetgene="Irf1"
collabel=c("ahEGFRv3_1to10rep1","ahEGFRv3_1to10rep2","ahEGFRv3_1to10rep3","amCD19_1to10rep1","amCD19_1to10rep2","amCD19_1to10rep3")

# set up color using RColorBrewer
#library(RColorBrewer)
#colors <- brewer.pal(length(targetgenelist), "Set1")

colors=c( "#E41A1C", "#377EB8", "#4DAF4A", "#984EA3", "#FF7F00",  "#A65628", "#F781BF",
          "#999999", "#66C2A5", "#FC8D62", "#8DA0CB", "#E78AC3", "#A6D854", "#FFD92F", "#E5C494", "#B3B3B3", 
          "#8DD3C7", "#FFFFB3", "#BEBADA", "#FB8072", "#80B1D3", "#FDB462", "#B3DE69", "#FCCDE5",
          "#D9D9D9", "#BC80BD", "#CCEBC5", "#FFED6F")


## code

targetmatvec=unlist(targetmat)+1
yrange=range(targetmatvec[targetmatvec>0]);
# yrange[1]=1; # set the minimum value to 1
for(i in 1:length(targetmat)){
  vali=targetmat[[i]]+1;
  if(i==1){
    plot(1:length(vali),vali,type='b',las=1,pch=20,main=paste('sgRNAs in',targetgene),ylab='Read counts',xlab='Samples',xlim=c(0.7,length(vali)+0.3),ylim = yrange,col=colors[(i %% length(colors))],xaxt='n',log='y')
    axis(1,at=1:length(vali),labels=(collabel),las=2)
    # lines(0:100,rep(1,101),col='black');
  }else{
    lines(1:length(vali),vali,type='b',pch=20,col=colors[(i %% length(colors))])
  }
}




# parameters
# Do not modify the variables beginning with "__"
targetmat=list(c(759.184192100333,696.3458914435384,784.4247299108584,994.3536501773294,1085.2024246894873,1065.6655048201042),c(937.0204891539726,948.5045707963518,878.6326018854469,1627.5418802810077,1537.0952276756873,1536.6608004707691),c(755.0242787189613,825.3347543432468,842.1030188748922,1249.8345325703956,1320.4945410861949,1409.8940141140256),c(800.7833259140499,725.4411236765553,712.3268687058163,1101.8761798175767,1140.17721824012,1240.8716323050344),c(815.3430227488508,767.1442898772129,842.1030188748922,1188.261801921707,1244.6293259863219,1175.9423027076778),c(515.8292592900892,482.0110139936471,543.1372210779841,790.3365426548089,737.7617294494894,681.2426486325811))
targetgene="Tsc1"
collabel=c("ahEGFRv3_1to10rep1","ahEGFRv3_1to10rep2","ahEGFRv3_1to10rep3","amCD19_1to10rep1","amCD19_1to10rep2","amCD19_1to10rep3")

# set up color using RColorBrewer
#library(RColorBrewer)
#colors <- brewer.pal(length(targetgenelist), "Set1")

colors=c( "#E41A1C", "#377EB8", "#4DAF4A", "#984EA3", "#FF7F00",  "#A65628", "#F781BF",
          "#999999", "#66C2A5", "#FC8D62", "#8DA0CB", "#E78AC3", "#A6D854", "#FFD92F", "#E5C494", "#B3B3B3", 
          "#8DD3C7", "#FFFFB3", "#BEBADA", "#FB8072", "#80B1D3", "#FDB462", "#B3DE69", "#FCCDE5",
          "#D9D9D9", "#BC80BD", "#CCEBC5", "#FFED6F")


## code

targetmatvec=unlist(targetmat)+1
yrange=range(targetmatvec[targetmatvec>0]);
# yrange[1]=1; # set the minimum value to 1
for(i in 1:length(targetmat)){
  vali=targetmat[[i]]+1;
  if(i==1){
    plot(1:length(vali),vali,type='b',las=1,pch=20,main=paste('sgRNAs in',targetgene),ylab='Read counts',xlab='Samples',xlim=c(0.7,length(vali)+0.3),ylim = yrange,col=colors[(i %% length(colors))],xaxt='n',log='y')
    axis(1,at=1:length(vali),labels=(collabel),las=2)
    # lines(0:100,rep(1,101),col='black');
  }else{
    lines(1:length(vali),vali,type='b',pch=20,col=colors[(i %% length(colors))])
  }
}




# parameters
# Do not modify the variables beginning with "__"
targetmat=list(c(1597.406738446728,1533.318738679992,1602.4951283840699,1883.0227626740739,1997.7839976299886,1791.2249974635795),c(1001.4991465652338,1126.955328492189,1092.0422710523717,1340.8151345736817,1412.8521942512577,1399.5877713207944),c(1494.4488822577787,1417.9076508223582,1442.91852891691,2176.182480240218,2140.718460861633,2092.16728702593),c(1163.7357684387296,1234.6076877543517,1264.1158331284055,1546.6702340558645,1571.1795996770795,1522.2320605602456),c(1344.692000528398,1473.1885920650905,1406.3889459063553,1752.5253335380473,1853.750038527331,1838.6337143124429),c(1100.2970893728113,1076.5235926216262,1049.7448591454136,1303.1362994006035,1322.6935328282202,1283.127227757282))
targetgene="Nprl3"
collabel=c("ahEGFRv3_1to10rep1","ahEGFRv3_1to10rep2","ahEGFRv3_1to10rep3","amCD19_1to10rep1","amCD19_1to10rep2","amCD19_1to10rep3")

# set up color using RColorBrewer
#library(RColorBrewer)
#colors <- brewer.pal(length(targetgenelist), "Set1")

colors=c( "#E41A1C", "#377EB8", "#4DAF4A", "#984EA3", "#FF7F00",  "#A65628", "#F781BF",
          "#999999", "#66C2A5", "#FC8D62", "#8DA0CB", "#E78AC3", "#A6D854", "#FFD92F", "#E5C494", "#B3B3B3", 
          "#8DD3C7", "#FFFFB3", "#BEBADA", "#FB8072", "#80B1D3", "#FDB462", "#B3DE69", "#FCCDE5",
          "#D9D9D9", "#BC80BD", "#CCEBC5", "#FFED6F")


## code

targetmatvec=unlist(targetmat)+1
yrange=range(targetmatvec[targetmatvec>0]);
# yrange[1]=1; # set the minimum value to 1
for(i in 1:length(targetmat)){
  vali=targetmat[[i]]+1;
  if(i==1){
    plot(1:length(vali),vali,type='b',las=1,pch=20,main=paste('sgRNAs in',targetgene),ylab='Read counts',xlab='Samples',xlim=c(0.7,length(vali)+0.3),ylim = yrange,col=colors[(i %% length(colors))],xaxt='n',log='y')
    axis(1,at=1:length(vali),labels=(collabel),las=2)
    # lines(0:100,rep(1,101),col='black');
  }else{
    lines(1:length(vali),vali,type='b',pch=20,col=colors[(i %% length(colors))])
  }
}




# parameters
# Do not modify the variables beginning with "__"
targetmat=list(c(766.4640405177335,747.747468388535,757.508195060976,851.9092733034976,879.5966968101216,924.469978552837),c(550.1485446864057,543.1110016829826,559.479402951127,615.727306486886,666.294497833667,770.9069609336924),c(230.87519266612867,201.7269434822507,268.2040436827568,509.12377282647,461.7882658253138,514.281515382236),c(481.50997389377284,466.49355680270475,479.69110321754704,1233.2926049334344,1137.9782264980947,1279.0047306399897),c(484.6299089298016,485.89037829138266,440.2776057587906,1049.4934089672,1001.6407384925259,1033.7161521610876),c(1034.7784536162073,1031.910903197667,966.1113401475646,2870.9434409925852,3201.731976388842,3174.322780315204))
targetgene="Ifngr1"
collabel=c("ahEGFRv3_1to10rep1","ahEGFRv3_1to10rep2","ahEGFRv3_1to10rep3","amCD19_1to10rep1","amCD19_1to10rep2","amCD19_1to10rep3")

# set up color using RColorBrewer
#library(RColorBrewer)
#colors <- brewer.pal(length(targetgenelist), "Set1")

colors=c( "#E41A1C", "#377EB8", "#4DAF4A", "#984EA3", "#FF7F00",  "#A65628", "#F781BF",
          "#999999", "#66C2A5", "#FC8D62", "#8DA0CB", "#E78AC3", "#A6D854", "#FFD92F", "#E5C494", "#B3B3B3", 
          "#8DD3C7", "#FFFFB3", "#BEBADA", "#FB8072", "#80B1D3", "#FDB462", "#B3DE69", "#FCCDE5",
          "#D9D9D9", "#BC80BD", "#CCEBC5", "#FFED6F")


## code

targetmatvec=unlist(targetmat)+1
yrange=range(targetmatvec[targetmatvec>0]);
# yrange[1]=1; # set the minimum value to 1
for(i in 1:length(targetmat)){
  vali=targetmat[[i]]+1;
  if(i==1){
    plot(1:length(vali),vali,type='b',las=1,pch=20,main=paste('sgRNAs in',targetgene),ylab='Read counts',xlab='Samples',xlim=c(0.7,length(vali)+0.3),ylim = yrange,col=colors[(i %% length(colors))],xaxt='n',log='y')
    axis(1,at=1:length(vali),labels=(collabel),las=2)
    # lines(0:100,rep(1,101),col='black');
  }else{
    lines(1:length(vali),vali,type='b',pch=20,col=colors[(i %% length(colors))])
  }
}




# parameters
# Do not modify the variables beginning with "__"
targetmat=list(c(589.6677218094367,597.4221018512809,612.3511678348245,867.5322049606275,852.1093000348052,819.346302061879),c(538.7087828876336,560.5681410227928,557.5567933189925,787.5795547153155,711.3738285451858,752.3557239058763),c(690.5456213077001,770.0538131005146,698.8686012808752,931.8619235488096,915.880060553539,1006.9199208986864),c(543.9086746143481,567.3570285438301,523.9111247566395,693.8419647725358,708.0753409321478,685.3651457498736),c(209.0356474139273,230.8221757152676,203.79662100625245,311.5396371627677,272.6749760111377,318.4629023108435),c(683.2657728902997,653.6728841684469,649.8420556614465,848.2332893841728,900.487118359362,892.5206258938204))
targetgene="Ints14"
collabel=c("ahEGFRv3_1to10rep1","ahEGFRv3_1to10rep2","ahEGFRv3_1to10rep3","amCD19_1to10rep1","amCD19_1to10rep2","amCD19_1to10rep3")

# set up color using RColorBrewer
#library(RColorBrewer)
#colors <- brewer.pal(length(targetgenelist), "Set1")

colors=c( "#E41A1C", "#377EB8", "#4DAF4A", "#984EA3", "#FF7F00",  "#A65628", "#F781BF",
          "#999999", "#66C2A5", "#FC8D62", "#8DA0CB", "#E78AC3", "#A6D854", "#FFD92F", "#E5C494", "#B3B3B3", 
          "#8DD3C7", "#FFFFB3", "#BEBADA", "#FB8072", "#80B1D3", "#FDB462", "#B3DE69", "#FCCDE5",
          "#D9D9D9", "#BC80BD", "#CCEBC5", "#FFED6F")


## code

targetmatvec=unlist(targetmat)+1
yrange=range(targetmatvec[targetmatvec>0]);
# yrange[1]=1; # set the minimum value to 1
for(i in 1:length(targetmat)){
  vali=targetmat[[i]]+1;
  if(i==1){
    plot(1:length(vali),vali,type='b',las=1,pch=20,main=paste('sgRNAs in',targetgene),ylab='Read counts',xlab='Samples',xlim=c(0.7,length(vali)+0.3),ylim = yrange,col=colors[(i %% length(colors))],xaxt='n',log='y')
    axis(1,at=1:length(vali),labels=(collabel),las=2)
    # lines(0:100,rep(1,101),col='black');
  }else{
    lines(1:length(vali),vali,type='b',pch=20,col=colors[(i %% length(colors))])
  }
}




# parameters
# Do not modify the variables beginning with "__"
targetmat=list(c(480.4699955484299,524.6840212687385,484.4976272978832,663.5150974381071,615.7176877670851,635.8951803423639),c(976.5396662770037,1035.7902674954025,973.8017786761025,995.2726461571606,1007.1382178475891,1117.1967187862601),c(506.46945418200295,490.73958366355214,529.6789536530429,917.1579878715108,912.581572940501,829.6525448551101),c(613.5872237523239,524.6840212687385,521.988515124505,693.8419647725358,695.9808863510086,755.4475967438457),c(254.79469460901586,297.7412098512066,271.08795813095844,374.0313637912875,382.6245631124029,427.70907591909406),c(393.11181453962445,371.44913150818275,402.78671793216876,555.0735718180287,555.2454148613892,559.6289836724532))
targetgene="Etv5"
collabel=c("ahEGFRv3_1to10rep1","ahEGFRv3_1to10rep2","ahEGFRv3_1to10rep3","amCD19_1to10rep1","amCD19_1to10rep2","amCD19_1to10rep3")

# set up color using RColorBrewer
#library(RColorBrewer)
#colors <- brewer.pal(length(targetgenelist), "Set1")

colors=c( "#E41A1C", "#377EB8", "#4DAF4A", "#984EA3", "#FF7F00",  "#A65628", "#F781BF",
          "#999999", "#66C2A5", "#FC8D62", "#8DA0CB", "#E78AC3", "#A6D854", "#FFD92F", "#E5C494", "#B3B3B3", 
          "#8DD3C7", "#FFFFB3", "#BEBADA", "#FB8072", "#80B1D3", "#FDB462", "#B3DE69", "#FCCDE5",
          "#D9D9D9", "#BC80BD", "#CCEBC5", "#FFED6F")


## code

targetmatvec=unlist(targetmat)+1
yrange=range(targetmatvec[targetmatvec>0]);
# yrange[1]=1; # set the minimum value to 1
for(i in 1:length(targetmat)){
  vali=targetmat[[i]]+1;
  if(i==1){
    plot(1:length(vali),vali,type='b',las=1,pch=20,main=paste('sgRNAs in',targetgene),ylab='Read counts',xlab='Samples',xlim=c(0.7,length(vali)+0.3),ylim = yrange,col=colors[(i %% length(colors))],xaxt='n',log='y')
    axis(1,at=1:length(vali),labels=(collabel),las=2)
    # lines(0:100,rep(1,101),col='black');
  }else{
    lines(1:length(vali),vali,type='b',pch=20,col=colors[(i %% length(colors))])
  }
}




# parameters
# Do not modify the variables beginning with "__"
targetmat=list(c(799.7433475687069,775.8728595471181,809.4186551286064,1055.926380826018,1037.9241022359433,1078.0329961719817),c(1156.4559200213291,1187.0854751070906,1230.4701645660525,1463.960595871059,1371.071351152777,1375.8834128963629),c(1366.5315457805993,1385.9028953660395,1334.2910847013131,2470.2611937861934,2625.5961399782127,2753.828074351372),c(362.9524425246797,403.4538869645014,380.6767071626225,460.4169858954178,465.08675343835176,477.17904132660374),c(1661.8853958579891,1798.0853520004462,1848.5891612972805,2785.476814868286,2700.361859207073,2760.0118200273105),c(1201.1749888710747,1149.2616732041686,1164.1401322574138,1662.4637275145924,1629.4528808407501,1680.9481995760057))
targetgene="Tsc2"
collabel=c("ahEGFRv3_1to10rep1","ahEGFRv3_1to10rep2","ahEGFRv3_1to10rep3","amCD19_1to10rep1","amCD19_1to10rep2","amCD19_1to10rep3")

# set up color using RColorBrewer
#library(RColorBrewer)
#colors <- brewer.pal(length(targetgenelist), "Set1")

colors=c( "#E41A1C", "#377EB8", "#4DAF4A", "#984EA3", "#FF7F00",  "#A65628", "#F781BF",
          "#999999", "#66C2A5", "#FC8D62", "#8DA0CB", "#E78AC3", "#A6D854", "#FFD92F", "#E5C494", "#B3B3B3", 
          "#8DD3C7", "#FFFFB3", "#BEBADA", "#FB8072", "#80B1D3", "#FDB462", "#B3DE69", "#FCCDE5",
          "#D9D9D9", "#BC80BD", "#CCEBC5", "#FFED6F")


## code

targetmatvec=unlist(targetmat)+1
yrange=range(targetmatvec[targetmatvec>0]);
# yrange[1]=1; # set the minimum value to 1
for(i in 1:length(targetmat)){
  vali=targetmat[[i]]+1;
  if(i==1){
    plot(1:length(vali),vali,type='b',las=1,pch=20,main=paste('sgRNAs in',targetgene),ylab='Read counts',xlab='Samples',xlim=c(0.7,length(vali)+0.3),ylim = yrange,col=colors[(i %% length(colors))],xaxt='n',log='y')
    axis(1,at=1:length(vali),labels=(collabel),las=2)
    # lines(0:100,rep(1,101),col='black');
  }else{
    lines(1:length(vali),vali,type='b',pch=20,col=colors[(i %% length(colors))])
  }
}



dev.off()
Sweave("cd19_1to10_v_egfr_1to10_summary.Rnw");
library(tools);

texi2dvi("cd19_1to10_v_egfr_1to10_summary.tex",pdf=TRUE);
